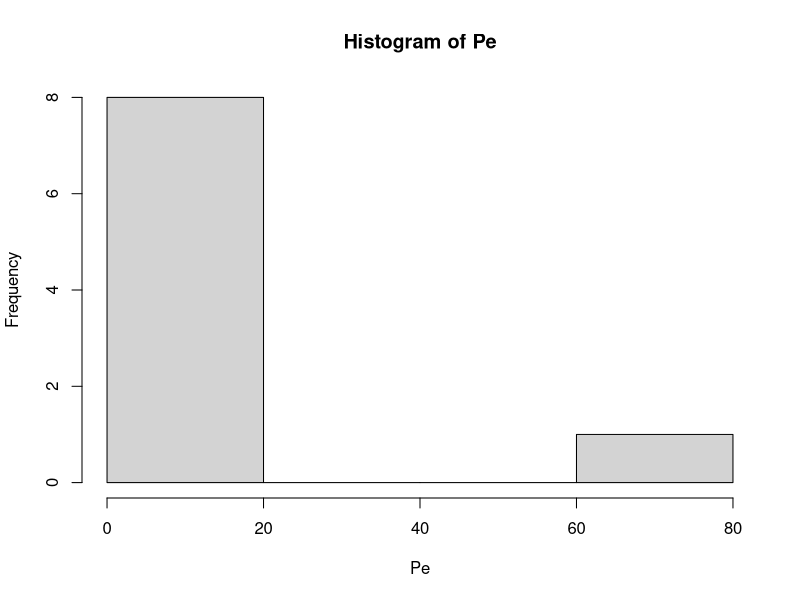
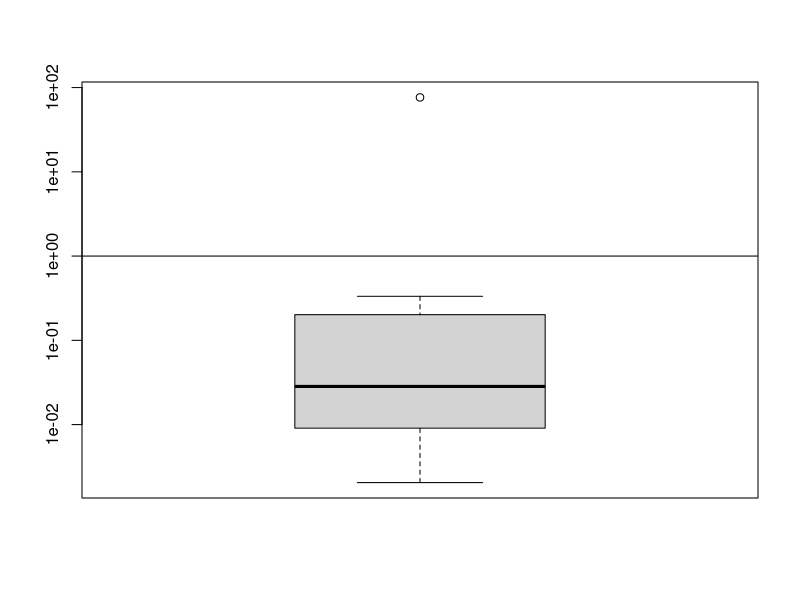
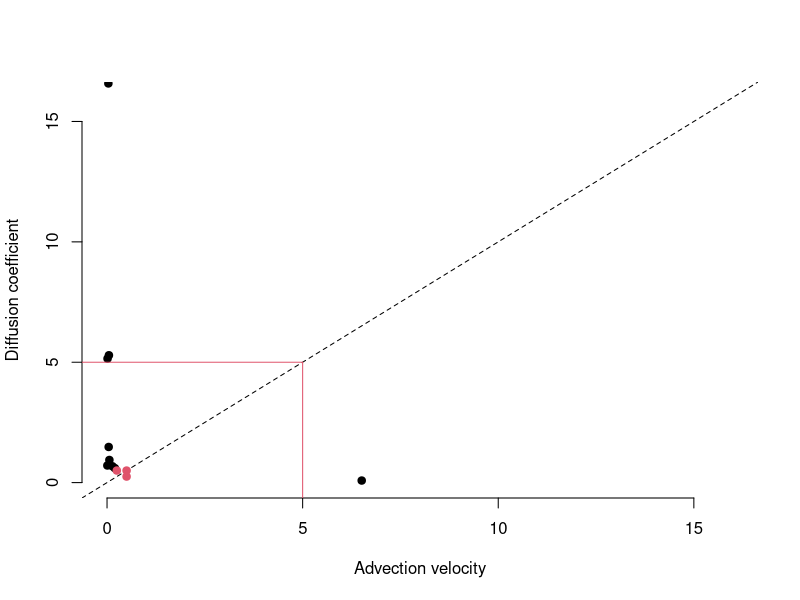

Reproduce these figures in R, in order.

vElzein1995<-c(0.13, 0.34, 0.48, 0.6, 0.42) # mm yr-1
kappaElzein1995<-c(5.15, 16.58, 5.29, 0.94, 1.48) # cm2 yr-1

vBruun2007<-0.0081 # cm yr-1
kappaBruun2007<-0.71 # cm2 yr-1 

vBraakhekke2011<-0.002 # m yr-1
kappaBraakhekke2011<- 0.4*0.3/(1000*2) *10000 # cm2 yr-1. Obtained as B*lm/(rho*2). The last term changes units from m2 yr-1 to cm2 yr-1.
                          # rho is bulk density, and here a value of 1000 kg cm-3 is assumed.

# Values from page 106, Braakhekke's thesis. First value corresponds to Lobos, second value is for Hainich, Mode B (most likely parameter combination)
vBraakhekke2013<-c(0.0651, 0.00137) # m yr-1
kappaBraakhekke2013<-c(0.00943*2.53/(1400*2) *10000, # Lobos. cm2 yr-1. Obtained as B*lm/(rho*2)
                       0.233*0.583/(1000*2) * 10000)  # Hainich, Mode B. We assume a bulk density of 1000 kg cm-3

v<-c(vElzein1995/10, # divide by 10 cm to chage to cm yr-1
     vBruun2007,
     vBraakhekke2011*100, # multyply by 100 cm to get cm yr-1
     vBraakhekke2013*100 # multyply by 100 cm to get cm yr-1
)
Kappa<-c(kappaElzein1995,
         kappaBruun2007,
         kappaBraakhekke2011,
         kappaBraakhekke2013
         )

Pe<-v/Kappa
round(Pe, 3)

hist(Pe)
boxplot(Pe, log="y")
abline(h=1)

plot(v, Kappa, xlim=c(0,16), ylim=c(0,16), pch=19, xlab="Advection velocity", ylab="Diffusion coefficient", bty="n")
abline(0,1, lty=2)
segments(-1,5,5,5, col=2)
segments(5,5, 5, -1, col=2)
points(c(0.25, 0.5, 0.5), c(0.5, 0.5, 0.25), pch=19, col=2)
